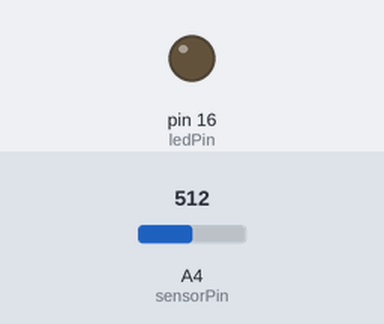
This sketch was run on a simulated Arduino Uno, built with avr-gcc and run on an emulated ATmega328P. Shown: output pins drawn as LEDs (lit = HIGH). Dashed ring = blinking. Inputs (shaded band) come from the test bench; at power-on: A4 (sensorPin) = 512.

Above: at 6.8 s.
6.9 s: A4 (sensorPin) set to 488
At 7.4 s:
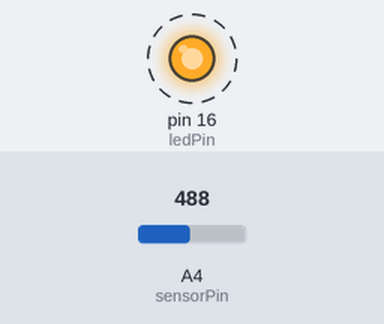
13.6 s: A4 (sensorPin) set to 510
At 14.0 s:
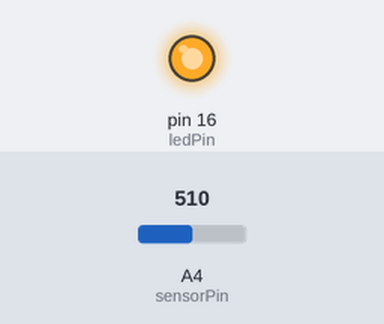
20.3 s: A4 (sensorPin) set to 490
At 25.2 s:
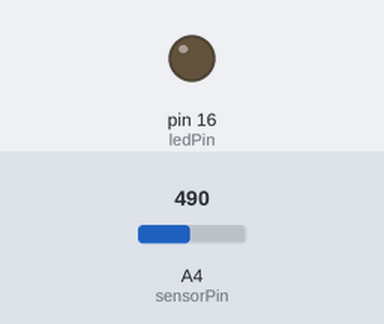
27.0 s: A4 (sensorPin) set to 511
At 27.4 s:
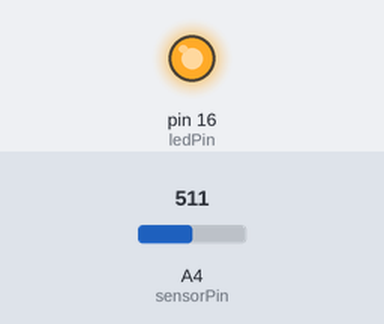
Timing chart, 0 to 34.7 s (numbered marks = the images above; inputs shaded):
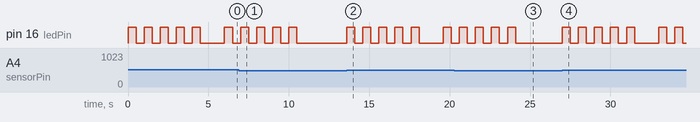

The sketch:

A8.ino
```cpp
// Pin untuk LED dan sensor analog (misalnya potensiometer)
const int ledPin = 16;
const int sensorPin = 4; // Gunakan pin ADC yang mendukung analog input

int sensorValue = 0;
int threshold = 500; // Nilai ambang batas untuk mengaktifkan berkedip

void setup() {
  // Inisialisasi pin LED sebagai output
  pinMode(ledPin, OUTPUT);

  // Memulai komunikasi serial dengan baud rate 9600
  Serial.begin(9600);
}

void loop() {
  // Baca nilai sensor analog
  sensorValue = analogRead(sensorPin);

  // Jika nilai sensor melebihi ambang batas
  if (sensorValue > threshold) {
    // Blink LED
    for (int i = 0; i < 5; i++) {
      digitalWrite(ledPin, HIGH); // LED menyala
      delay(500); // Tunggu 500ms (setengah detik)
      digitalWrite(ledPin, LOW); // LED mati
      delay(500); // Tunggu 500ms (setengah detik)
    }

    // Tunggu sebentar agar tidak terlalu cepat bertambah
    delay(1000);
  }
}
```

Measured:
- the behaviour switches between 501 and 500 on A4 (sensorPin) (found by bisection; images 0 and 1)
- after the input at 6.9 s, pin 16 (ledPin): goes on until 10.5 s, then stays LOW
- after the input at 13.6 s, pin 16 (ledPin): goes 4 × (HIGH 0.50 s, LOW 0.50 s), HIGH 0.50 s, LOW 1.5 s, HIGH 0.50 s, then LOW, starting at once
- after the input at 20.3 s, pin 16 (ledPin): goes on until 24.1 s, then stays LOW
- after the input at 27.0 s, pin 16 (ledPin): goes 4 × (HIGH 0.50 s, LOW 0.50 s), HIGH 0.50 s, LOW 1.5 s, HIGH 0.50 s, LOW 0.50 s, HIGH 0.50 s, then LOW, starting at once
